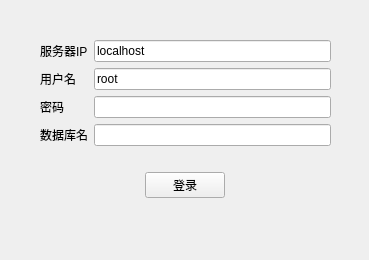
<?xml version="1.0" encoding="UTF-8"?>
<ui version="4.0">
 <class>MainWindow</class>
 <widget class="QMainWindow" name="MainWindow">
  <property name="geometry">
   <rect>
    <x>0</x>
    <y>0</y>
    <width>369</width>
    <height>260</height>
   </rect>
  </property>
  <property name="windowTitle">
   <string>登录页面</string>
  </property>
  <widget class="QWidget" name="centralwidget">
   <widget class="QWidget" name="formLayoutWidget">
    <property name="geometry">
     <rect>
      <x>40</x>
      <y>40</y>
      <width>291</width>
      <height>131</height>
     </rect>
    </property>
    <layout class="QFormLayout" name="formLayout">
     <item row="0" column="0">
      <widget class="QLabel" name="IP_label">
       <property name="text">
        <string>服务器IP</string>
       </property>
      </widget>
     </item>
     <item row="1" column="0">
      <widget class="QLabel" name="user_label">
       <property name="text">
        <string>用户名</string>
       </property>
      </widget>
     </item>
     <item row="2" column="0">
      <widget class="QLabel" name="password_label">
       <property name="text">
        <string>密码</string>
       </property>
      </widget>
     </item>
     <item row="3" column="0">
      <widget class="QLabel" name="database_label">
       <property name="text">
        <string>数据库名</string>
       </property>
      </widget>
     </item>
     <item row="1" column="1">
      <widget class="QLineEdit" name="user_text">
       <property name="text">
        <string>root</string>
       </property>
      </widget>
     </item>
     <item row="2" column="1">
      <widget class="QLineEdit" name="password_text"/>
     </item>
     <item row="3" column="1">
      <widget class="QLineEdit" name="database_text"/>
     </item>
     <item row="0" column="1">
      <widget class="QLineEdit" name="IP_text">
       <property name="text">
        <string>localhost</string>
       </property>
      </widget>
     </item>
    </layout>
   </widget>
   <widget class="QWidget" name="verticalLayoutWidget">
    <property name="geometry">
     <rect>
      <x>40</x>
      <y>170</y>
      <width>291</width>
      <height>31</height>
     </rect>
    </property>
    <layout class="QVBoxLayout" name="verticalLayout_4">
     <item alignment="Qt::AlignHCenter">
      <widget class="QPushButton" name="login_button">
       <property name="text">
        <string>登录</string>
       </property>
      </widget>
     </item>
    </layout>
   </widget>
  </widget>
 </widget>
 <resources/>
 <connections/>
</ui>
